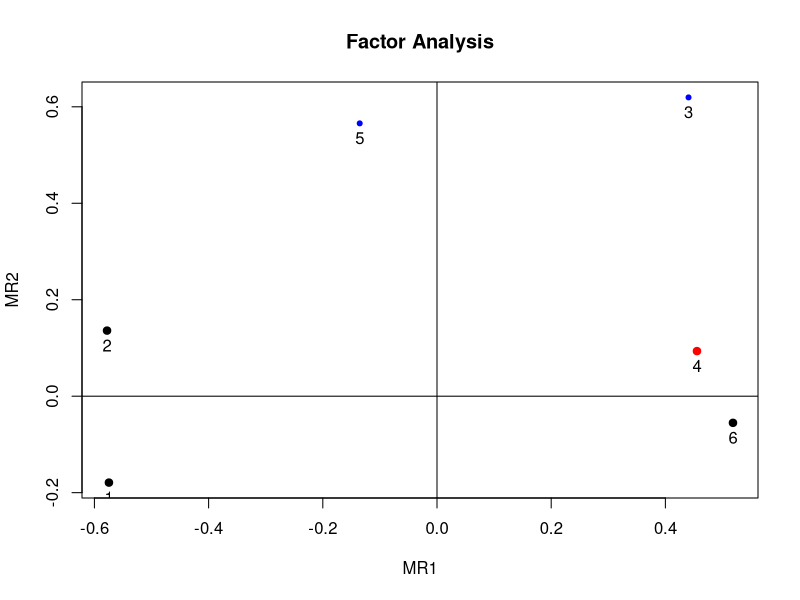
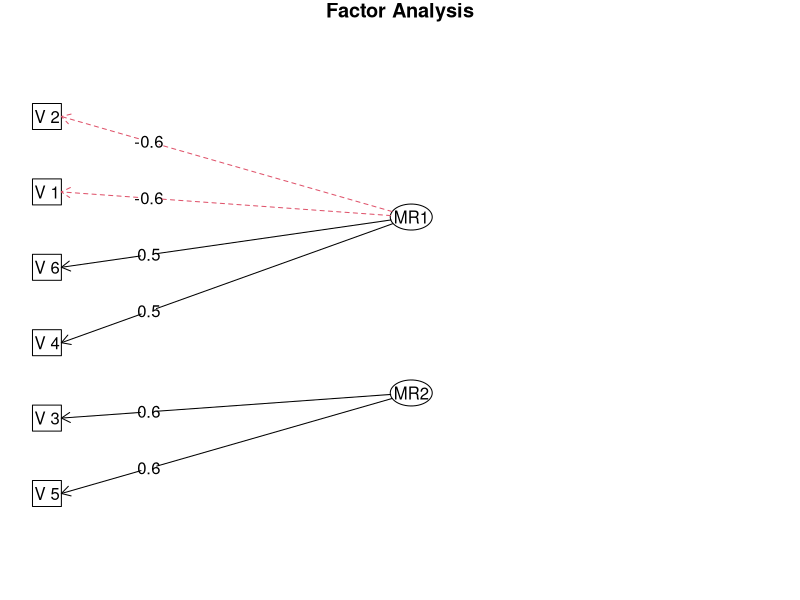
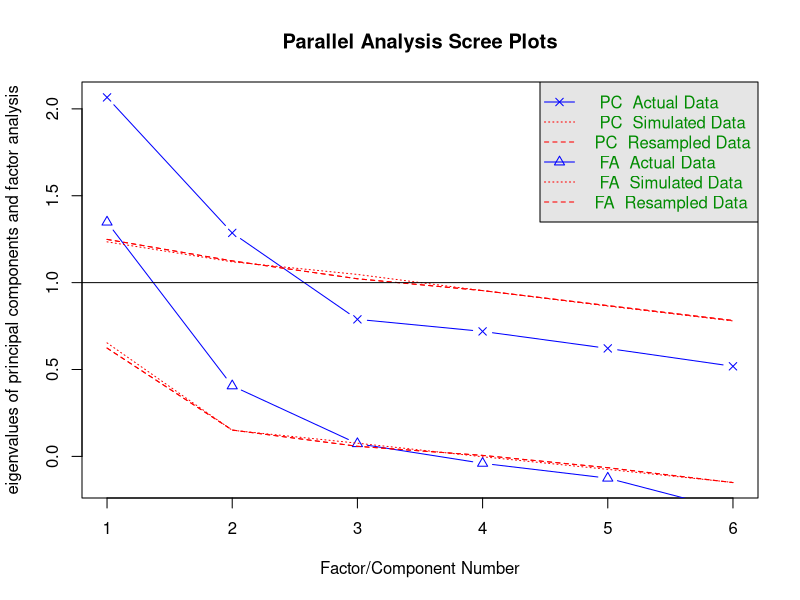
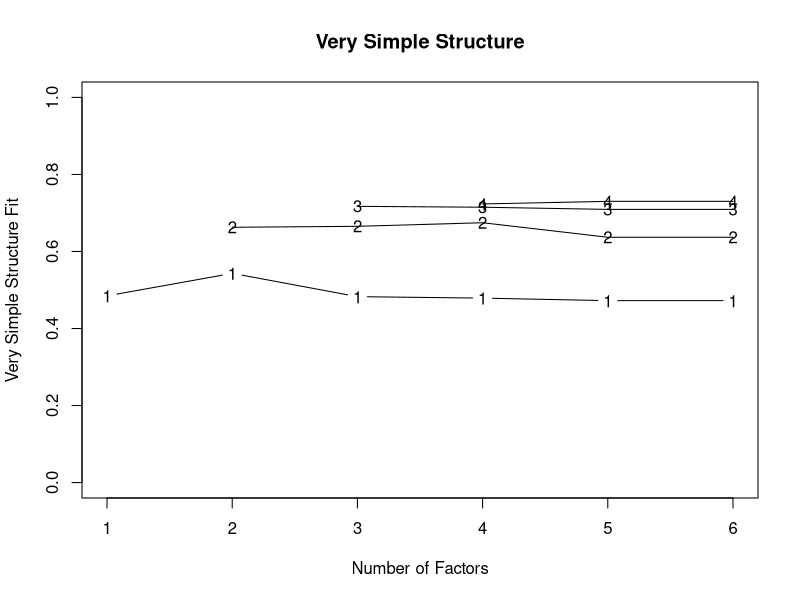

The R script that drew these images, in order:
## ---- chunk 1
wants <- c("mvtnorm", "psych", "GPArotation")
has   <- wants %in% rownames(installed.packages())
if(any(!has)) install.packages(wants[!has])
## ---- chunk 2
N <- 200
P <- 6
Q <- 2
(Lambda <- matrix(c(0.7,-0.4, 0.8,0, -0.2,0.9, -0.3,0.4, 0.3,0.7, -0.8,0.1),
                  nrow=P, ncol=Q, byrow=TRUE))
## ---- chunk 3
set.seed(1.234)
library(mvtnorm)
Kf <- diag(Q)
mu <- c(5, 15)
FF <- rmvnorm(N, mean=mu,        sigma=Kf)
E  <- rmvnorm(N, mean=rep(0, P), sigma=diag(P))
X  <- FF %*% t(Lambda) + E
## ---- chunk 4
(fa <- factanal(X, factors=2, scores="regression"))
## ---- chunk 5
library(psych)
corMat <- cor(X)
(faPC  <- fa(r=corMat, nfactors=2, n.obs=N, rotate="varimax"))
## ---- chunk 6
bartlett <- fa$scores
head(bartlett)
## ---- chunk 7
anderson <- factor.scores(x=X, f=faPC, method="Anderson")
head(anderson$scores)
## ---- chunk 8
factor.plot(faPC, cut=0.5)
fa.diagram(faPC)
## ---- chunk 9
fa.parallel(X)                     ## parallel analysis
vss(X, n.obs=N, rotate="varimax")  ## very simple structure
## ---- chunk 10
try(detach(package:psych))
try(detach(package:GPArotation))
try(detach(package:mvtnorm))
